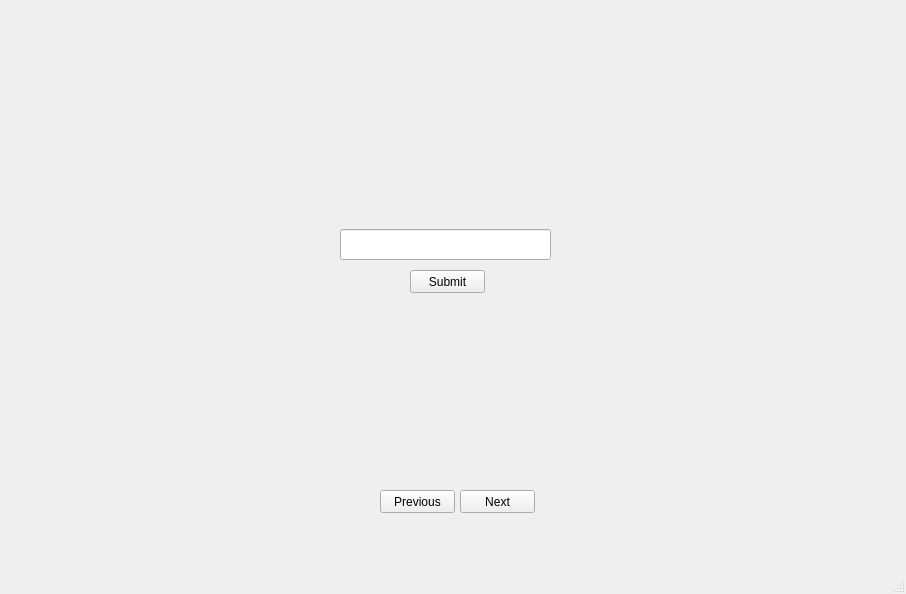
<?xml version="1.0" encoding="UTF-8"?>
<ui version="4.0">
 <class>Towers</class>
 <widget class="QMainWindow" name="Towers">
  <property name="geometry">
   <rect>
    <x>0</x>
    <y>0</y>
    <width>906</width>
    <height>594</height>
   </rect>
  </property>
  <property name="windowTitle">
   <string>Towers</string>
  </property>
  <widget class="QWidget" name="centralwidget">
   <widget class="QPushButton" name="pushButton">
    <property name="geometry">
     <rect>
      <x>410</x>
      <y>270</y>
      <width>75</width>
      <height>23</height>
     </rect>
    </property>
    <property name="text">
     <string>Submit</string>
    </property>
   </widget>
   <widget class="QPushButton" name="PreviousButton">
    <property name="geometry">
     <rect>
      <x>380</x>
      <y>490</y>
      <width>75</width>
      <height>23</height>
     </rect>
    </property>
    <property name="text">
     <string>Previous</string>
    </property>
   </widget>
   <widget class="QPushButton" name="NextButton">
    <property name="geometry">
     <rect>
      <x>460</x>
      <y>490</y>
      <width>75</width>
      <height>23</height>
     </rect>
    </property>
    <property name="text">
     <string>Next</string>
    </property>
   </widget>
   <widget class="QLineEdit" name="TowersEdit">
    <property name="geometry">
     <rect>
      <x>340</x>
      <y>229</y>
      <width>211</width>
      <height>31</height>
     </rect>
    </property>
   </widget>
   <widget class="QLabel" name="B">
    <property name="geometry">
     <rect>
      <x>447</x>
      <y>157</y>
      <width>21</width>
      <height>261</height>
     </rect>
    </property>
    <property name="maximumSize">
     <size>
      <width>21</width>
      <height>261</height>
     </size>
    </property>
    <property name="text">
     <string/>
    </property>
    <property name="pixmap">
     <pixmap resource="Resources.qrc">:/new/prefix1/Tower.png</pixmap>
    </property>
    <property name="scaledContents">
     <bool>true</bool>
    </property>
   </widget>
   <widget class="QLabel" name="C">
    <property name="geometry">
     <rect>
      <x>690</x>
      <y>157</y>
      <width>21</width>
      <height>261</height>
     </rect>
    </property>
    <property name="maximumSize">
     <size>
      <width>21</width>
      <height>261</height>
     </size>
    </property>
    <property name="text">
     <string/>
    </property>
    <property name="pixmap">
     <pixmap resource="Resources.qrc">:/new/prefix1/Tower.png</pixmap>
    </property>
    <property name="scaledContents">
     <bool>true</bool>
    </property>
   </widget>
   <widget class="QLabel" name="label_9">
    <property name="geometry">
     <rect>
      <x>175</x>
      <y>157</y>
      <width>60</width>
      <height>21</height>
     </rect>
    </property>
    <property name="maximumSize">
     <size>
      <width>60</width>
      <height>21</height>
     </size>
    </property>
    <property name="text">
     <string/>
    </property>
    <property name="pixmap">
     <pixmap resource="Resources.qrc">:/new/prefix1/Disc (9).png</pixmap>
    </property>
    <property name="scaledContents">
     <bool>true</bool>
    </property>
   </widget>
   <widget class="QLabel" name="label_8">
    <property name="geometry">
     <rect>
      <x>170</x>
      <y>188</y>
      <width>70</width>
      <height>21</height>
     </rect>
    </property>
    <property name="maximumSize">
     <size>
      <width>70</width>
      <height>21</height>
     </size>
    </property>
    <property name="text">
     <string/>
    </property>
    <property name="pixmap">
     <pixmap resource="Resources.qrc">:/new/prefix1/Disc (3).png</pixmap>
    </property>
    <property name="scaledContents">
     <bool>true</bool>
    </property>
   </widget>
   <widget class="QLabel" name="label_7">
    <property name="geometry">
     <rect>
      <x>165</x>
      <y>219</y>
      <width>80</width>
      <height>21</height>
     </rect>
    </property>
    <property name="maximumSize">
     <size>
      <width>80</width>
      <height>21</height>
     </size>
    </property>
    <property name="text">
     <string/>
    </property>
    <property name="pixmap">
     <pixmap resource="Resources.qrc">:/new/prefix1/Disc (8).png</pixmap>
    </property>
    <property name="scaledContents">
     <bool>true</bool>
    </property>
    <property name="alignment">
     <set>Qt::AlignCenter</set>
    </property>
   </widget>
   <widget class="QLabel" name="label_4">
    <property name="geometry">
     <rect>
      <x>148</x>
      <y>312</y>
      <width>115</width>
      <height>21</height>
     </rect>
    </property>
    <property name="maximumSize">
     <size>
      <width>115</width>
      <height>21</height>
     </size>
    </property>
    <property name="text">
     <string/>
    </property>
    <property name="pixmap">
     <pixmap resource="Resources.qrc">:/new/prefix1/Disc (7).png</pixmap>
    </property>
    <property name="scaledContents">
     <bool>true</bool>
    </property>
   </widget>
   <widget class="QLabel" name="label_1">
    <property name="enabled">
     <bool>true</bool>
    </property>
    <property name="geometry">
     <rect>
      <x>120</x>
      <y>405</y>
      <width>170</width>
      <height>21</height>
     </rect>
    </property>
    <property name="maximumSize">
     <size>
      <width>170</width>
      <height>21</height>
     </size>
    </property>
    <property name="text">
     <string/>
    </property>
    <property name="pixmap">
     <pixmap resource="Resources.qrc">:/new/prefix1/Disc (1).png</pixmap>
    </property>
    <property name="scaledContents">
     <bool>true</bool>
    </property>
   </widget>
   <widget class="QLabel" name="label_2">
    <property name="geometry">
     <rect>
      <x>130</x>
      <y>374</y>
      <width>150</width>
      <height>21</height>
     </rect>
    </property>
    <property name="maximumSize">
     <size>
      <width>150</width>
      <height>21</height>
     </size>
    </property>
    <property name="text">
     <string/>
    </property>
    <property name="pixmap">
     <pixmap resource="Resources.qrc">:/new/prefix1/Disc (2).png</pixmap>
    </property>
    <property name="scaledContents">
     <bool>true</bool>
    </property>
    <property name="alignment">
     <set>Qt::AlignCenter</set>
    </property>
   </widget>
   <widget class="QLabel" name="label_6">
    <property name="geometry">
     <rect>
      <x>160</x>
      <y>250</y>
      <width>90</width>
      <height>21</height>
     </rect>
    </property>
    <property name="maximumSize">
     <size>
      <width>90</width>
      <height>21</height>
     </size>
    </property>
    <property name="text">
     <string/>
    </property>
    <property name="pixmap">
     <pixmap resource="Resources.qrc">:/new/prefix1/Disc (4).png</pixmap>
    </property>
    <property name="scaledContents">
     <bool>true</bool>
    </property>
   </widget>
   <widget class="QLabel" name="label_5">
    <property name="geometry">
     <rect>
      <x>155</x>
      <y>281</y>
      <width>100</width>
      <height>21</height>
     </rect>
    </property>
    <property name="maximumSize">
     <size>
      <width>100</width>
      <height>21</height>
     </size>
    </property>
    <property name="text">
     <string/>
    </property>
    <property name="pixmap">
     <pixmap resource="Resources.qrc">:/new/prefix1/Disc (6).png</pixmap>
    </property>
    <property name="scaledContents">
     <bool>true</bool>
    </property>
   </widget>
   <widget class="QLabel" name="label_3">
    <property name="geometry">
     <rect>
      <x>140</x>
      <y>343</y>
      <width>130</width>
      <height>21</height>
     </rect>
    </property>
    <property name="maximumSize">
     <size>
      <width>130</width>
      <height>21</height>
     </size>
    </property>
    <property name="text">
     <string/>
    </property>
    <property name="pixmap">
     <pixmap resource="Resources.qrc">:/new/prefix1/Disc (5).png</pixmap>
    </property>
    <property name="scaledContents">
     <bool>true</bool>
    </property>
   </widget>
   <widget class="QLabel" name="A">
    <property name="geometry">
     <rect>
      <x>194</x>
      <y>157</y>
      <width>21</width>
      <height>261</height>
     </rect>
    </property>
    <property name="maximumSize">
     <size>
      <width>21</width>
      <height>261</height>
     </size>
    </property>
    <property name="text">
     <string/>
    </property>
    <property name="pixmap">
     <pixmap resource="Resources.qrc">:/new/prefix1/Tower.png</pixmap>
    </property>
    <property name="scaledContents">
     <bool>true</bool>
    </property>
   </widget>
   <widget class="QLabel" name="BaseC">
    <property name="geometry">
     <rect>
      <x>666</x>
      <y>416</y>
      <width>71</width>
      <height>21</height>
     </rect>
    </property>
    <property name="text">
     <string/>
    </property>
    <property name="pixmap">
     <pixmap resource="Resources.qrc">:/new/prefix1/Disc.png</pixmap>
    </property>
    <property name="scaledContents">
     <bool>true</bool>
    </property>
   </widget>
   <widget class="QLabel" name="BaseB">
    <property name="geometry">
     <rect>
      <x>422</x>
      <y>416</y>
      <width>71</width>
      <height>21</height>
     </rect>
    </property>
    <property name="text">
     <string/>
    </property>
    <property name="pixmap">
     <pixmap resource="Resources.qrc">:/new/prefix1/Disc.png</pixmap>
    </property>
    <property name="scaledContents">
     <bool>true</bool>
    </property>
   </widget>
   <widget class="QLabel" name="BaseA">
    <property name="geometry">
     <rect>
      <x>170</x>
      <y>416</y>
      <width>71</width>
      <height>21</height>
     </rect>
    </property>
    <property name="text">
     <string/>
    </property>
    <property name="pixmap">
     <pixmap resource="Resources.qrc">:/new/prefix1/Disc.png</pixmap>
    </property>
    <property name="scaledContents">
     <bool>true</bool>
    </property>
   </widget>
   <zorder>A</zorder>
   <zorder>C</zorder>
   <zorder>B</zorder>
   <zorder>BaseA</zorder>
   <zorder>BaseC</zorder>
   <zorder>BaseB</zorder>
   <zorder>PreviousButton</zorder>
   <zorder>NextButton</zorder>
   <zorder>label_5</zorder>
   <zorder>label_7</zorder>
   <zorder>label_2</zorder>
   <zorder>label_4</zorder>
   <zorder>label_8</zorder>
   <zorder>label_9</zorder>
   <zorder>label_6</zorder>
   <zorder>label_3</zorder>
   <zorder>pushButton</zorder>
   <zorder>TowersEdit</zorder>
   <zorder>label_1</zorder>
  </widget>
  <widget class="QMenuBar" name="menubar">
   <property name="geometry">
    <rect>
     <x>0</x>
     <y>0</y>
     <width>906</width>
     <height>22</height>
    </rect>
   </property>
  </widget>
  <widget class="QStatusBar" name="statusbar"/>
 </widget>
 <resources>
  <include location="Resources.qrc"/>
 </resources>
 <connections/>
</ui>
